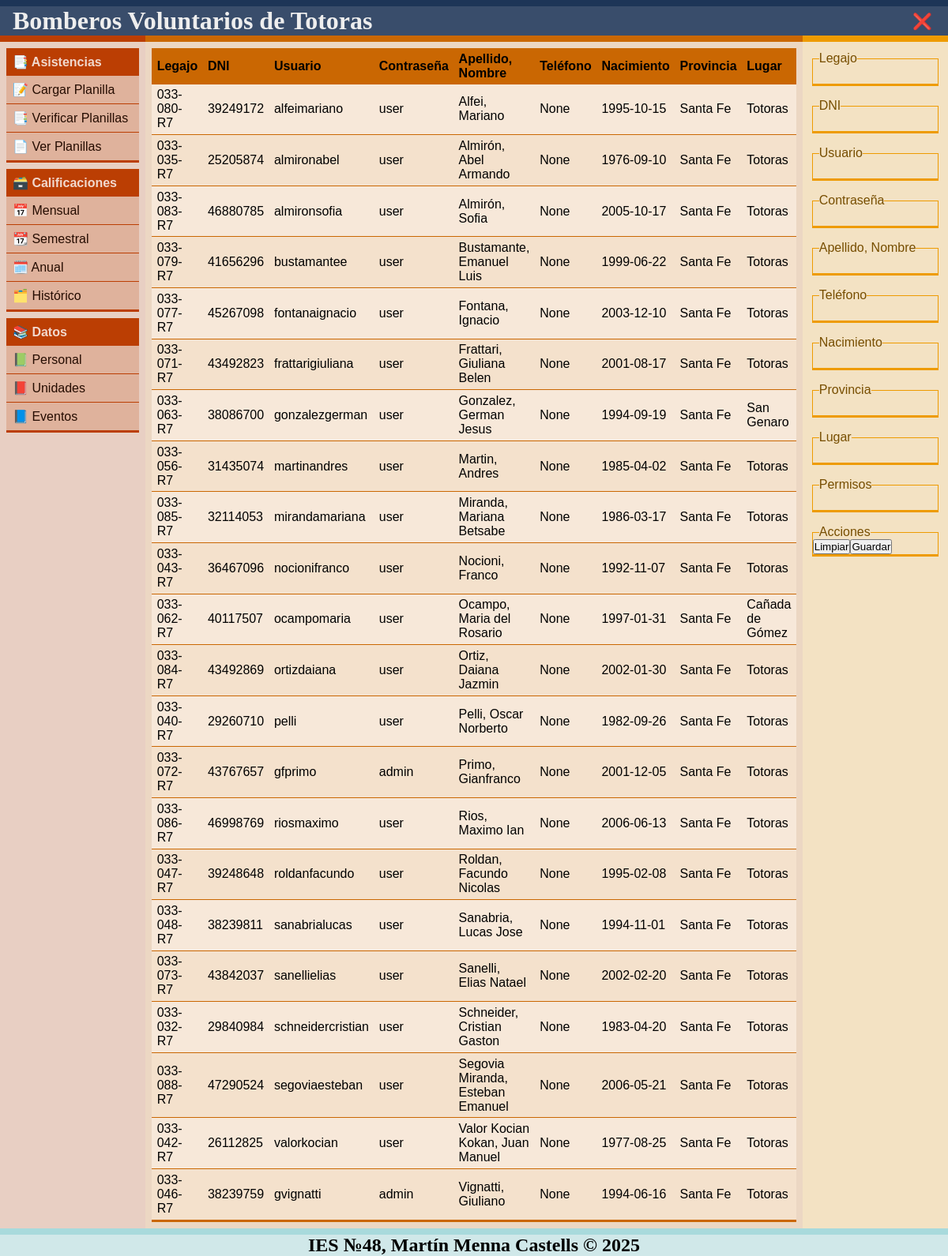
Page /personal/ (signed in) on the committed database.
### tables this page shows
CREATE TABLE personal (
    legajo           TEXT    PRIMARY KEY UNIQUE,
    dni              INTEGER NOT NULL UNIQUE,
    username         TEXT    NOT NULL UNIQUE,
    password         TEXT    NOT NULL,
    apellido_nombre  TEXT    NOT NULL,
    telefono         INTEGER,
    fecha_nacimiento TEXT    NOT NULL,
    provincia        TEXT    NOT NULL,
    lugar            TEXT    NOT NULL,
    permisos         INTEGER NOT NULL DEFAULT 0
);

### app/blueprints/bp_personal.py (the view)
@bp.route('/', methods=['GET'])
@Login_Required
def Personal():
    return render_template('datos/personal.html', personal=Bombero.Get_Bomberos())

### app/blueprints/bp_index.py (called while the page is built)
def Login_Required(f):
    @wraps(f)
    def decorated_function(*args, **kwargs):
        if 'user' not in session:
            return redirect(url_for('index.Index'))
        return f(*args, **kwargs)
    return decorated_function

### app/scripts/db.py (called while the page is built)
def Get_DB():
    if 'db' not in g:
        g.db = sqlite3.connect(
            DATABASE,
            detect_types=sqlite3.PARSE_DECLTYPES
        )
        g.db.row_factory = sqlite3.Row
    return g.db

def Close_DB(exception):
    db = g.pop('db', None)
    if db is not None:
        db.close()

### app/scripts/personal.py (called while the page is built)
    def Get_Bomberos():
        DB = Get_DB()
        bomberos_data = DB.execute(
            'SELECT * FROM personal ORDER BY apellido_nombre'
        ).fetchall()
        bomberos_list = []
        for bombero_data in bomberos_data:
            bombero = Bombero(
                legajo=bombero_data['legajo'],
                dni=bombero_data['dni'],
                username=bombero_data['username'],
                password=bombero_data['password'],
                apellido_nombre=bombero_data['apellido_nombre'],
                telefono=bombero_data['telefono'],
                fecha_nacimiento=bombero_data['fecha_nacimiento'],
                provincia=bombero_data['provincia'],
                lugar=bombero_data['lugar'],
                permisos=bombero_data['permisos']
            )
            bomberos_list.append(bombero)
        return bomberos_list

### app/templates/datos/personal.html (shortened to what this page needs)
{% extends 'base.html' %}
{% block head %}
    <link rel="stylesheet" href="{{ url_for('static', filename='datos.css') }}">
{% endblock %}
{% block center %}
    <table>
        <thead>
            <tr>
                <th>Legajo</th>
                <th>DNI</th>
                <th>Usuario</th>
                <th>Contraseña</th>
                <th>Apellido, Nombre</th>
                <th>Teléfono</th>
                <th>Nacimiento</th>
                <th>Provincia</th>
                <th>Lugar</th>
            </tr>
        </thead>
        <tbody>
            {% for Bombero in personal %}
                <tr onclick="tr_Seleccionar(this)">
                    <td>{{ Bombero.legajo }}</td>
                    <td>{{ Bombero.dni }}</td>
                    <td>{{ Bombero.username }}</td>
                    <td>{{ Bombero.password }}</td>
                    <td>{{ Bombero.apellido_nombre }}</td>
                    <td>{{ Bombero.telefono }}</td>
                    <td>{{ Bombero.fecha_nacimiento }}</td>
                    <td>{{ Bombero.provincia }}</td>
                    <td>{{ Bombero.lugar }}</td>
                </tr>
            {% endfor %}
        </tbody>
    </table>
{% endblock %}
{% block right %}
    <form id="abm" action="{{ url_for('personal.Subir') }}" method="post">
        <fieldset>
            <legend>Legajo</legend>
            <input type="text" name="legajo" value="" required>
        </fieldset>
        <fieldset>
            <legend>DNI</legend>
            <input type="text" name="dni" value="" required>
        </fieldset>
        <fieldset>
            <legend>Usuario</legend>
            <input type="text" name="username" value="" required>
        </fieldset>
        <fieldset>
            <legend>Contraseña</legend>
            <input type="text" name="password" value="" required>
        </fieldset>
        <fieldset>
            <legend>Apellido, Nombre</legend>
            <input type="text" name="apellido_nombre" value="" required>
        </fieldset>
        <fieldset>
            <legend>Teléfono</legend>
            <input type="text" name="telefono" value="" required>
        </fieldset>
        <fieldset>
            <legend>Nacimiento</legend>
            <input type="text" name="fecha_nacimiento" value="" required>
        </fieldset>
        <fieldset>
            <legend>Provincia</legend>
            <input type="text" name="provincia" value="" required>
        </fieldset>
        <fieldset>
            <legend>Lugar</legend>
            <input type="text" name="lugar" value="" required>
        </fieldset>
        <fieldset>
            <legend>Permisos</legend>
            <input type="text" name="permisos" value="" required>
        </fieldset>
        <fieldset>
            <legend>Acciones</legend>
            <button onclick="form_Limpiar()">
                <span>Limpiar</span>
            </button>
            <button type="submit">
                <span>Guardar</span>
            </button>
        </fieldset>
    </form>
{% endblock %}

### app/templates/base.html (shortened to what this page needs)
<!DOCTYPE html>
<html lang="en">
<head>
    <link rel="stylesheet" href="{{ url_for('static', filename='base.css') }}">
    {% block head %}
    {% endblock %}
</head>
<body>
    <div id="top">
        <h1><a href="{{ url_for('index.Index') }}">Bomberos Voluntarios de Totoras</a></h1>
        <form action="{{ url_for('index.Logout') }}" method="post">
            <input type="submit" value="❌">
        </form>
    </div>
    <div id="middle">
        <div id="left">
            <div id="nav">
                <details open>
                    <summary>📑 Asistencias</summary>
                    <a href="{{ url_for('asistencias.Index') }}">📝 Cargar Planilla</a>
                    <a href="{{ url_for('asistencias.Verificar_Planillas') }}">📑 Verificar Planillas</a>
                    <a href="{{ url_for('asistencias.Ver_Planillas') }}">📄 Ver Planillas</a>
                </details>
                <details open>
                    <summary>🗃️ Calificaciones</summary>
                    <a href="{{ url_for('calificaciones.Mensual') }}">📅 Mensual</a>
                    <a href="{{ url_for('calificaciones.Semestral') }}">📆 Semestral</a>
                    <a href="{{ url_for('calificaciones.Anual') }}">🗓️ Anual</a>
                    <a href="">🗂️ Histórico</a>
                </details>
                <details open>
                    <summary>📚 Datos</summary>
                    <a href="{{ url_for('personal.Personal') }}">📗 Personal</a>
                    <a href="{{ url_for('unidades.Unidades') }}">📕 Unidades</a>
                    <a href="{{ url_for('eventos.Eventos') }}">📘 Eventos</a>
                </details>
            </div>
        </div>
        <div id="center">
            {% block center %}{% endblock %}
        </div>
        <div id="right">
            {% block right %}{% endblock %}
        </div>
    </div>
    <div id="bottom">
        <h2>IES №48, Martín Menna Castells © 2025</h2>
    </div>
</body>
</html>

### app/static/base.css (style rules this page uses)
* { margin: 0; padding: 0; }
:root { --color-bg-body: #EEEEEEAA; --color-fg-top: #1D3557; --color-bg-top: #1D3557DD; --color-text-top: #EEE; --color-fg-middle: #AE2012; --color-bg-middle: #AE201277; --color-fg-bottom: #A8DADC; --color-bg-bottom: #A8DADC77; --color-fg-left: #BB3E03; --color-bg-left: #BB3E03; --color-fg-center: #CA6702; --color-bg-center: #CA6702; --color-fg-right: #EE9B00; --color-bg-right: #EE9B00; }
html { background-image: url(./logo.svg); background-repeat: no-repeat; background-position: center; background-size: 33%; }
body { background-color: var(--color-bg-body); display: grid; grid-template-columns: 1fr; grid-template-rows: auto 1fr auto; grid-template-areas: 'top' 'middle' 'bottom'; min-height: 100dvh; }
#middle { display: grid; grid-template-columns: 1fr 4fr 1fr; grid-template-areas: 'left center right'; }
#bottom { grid-area: bottom; border-top: 0.5rem solid var(--color-fg-bottom); background-color: var(--color-bg-bottom); text-align: center; }
#center { grid-area: center; border-top: 0.5rem solid var(--color-fg-center); background-color: color-mix(in srgb, var(--color-bg-center), transparent 80%); padding: 0.5rem; }

### rows in the picture
personal: legajo "033-080-R7", dni "39249172", username "alfeimariano", password "user", apellido_nombre "Alfei, Mariano", telefono "None", fecha_nacimiento "1995-10-15", provincia "Santa Fe", lugar "Totoras"
personal: legajo "033-035-R7", dni "25205874", username "almironabel", password "user", apellido_nombre "Almirón, Abel Armando", telefono "None", fecha_nacimiento "1976-09-10", provincia "Santa Fe", lugar "Totoras"
personal: legajo "033-083-R7", dni "46880785", username "almironsofia", password "user", apellido_nombre "Almirón, Sofia", telefono "None", fecha_nacimiento "2005-10-17", provincia "Santa Fe", lugar "Totoras"
personal: legajo "033-079-R7", dni "41656296", username "bustamantee", password "user", apellido_nombre "Bustamante, Emanuel Luis", telefono "None", fecha_nacimiento "1999-06-22", provincia "Santa Fe", lugar "Totoras"
personal: legajo "033-077-R7", dni "45267098", username "fontanaignacio", password "user", apellido_nombre "Fontana, Ignacio", telefono "None", fecha_nacimiento "2003-12-10", provincia "Santa Fe", lugar "Totoras"
personal: legajo "033-071-R7", dni "43492823", username "frattarigiuliana", password "user", apellido_nombre "Frattari, Giuliana Belen", telefono "None", fecha_nacimiento "2001-08-17", provincia "Santa Fe", lugar "Totoras"
personal: legajo "033-063-R7", dni "38086700", username "gonzalezgerman", password "user", apellido_nombre "Gonzalez, German Jesus", telefono "None", fecha_nacimiento "1994-09-19", provincia "Santa Fe", lugar "San Genaro"
personal: legajo "033-056-R7", dni "31435074", username "martinandres", password "user", apellido_nombre "Martin, Andres", telefono "None", fecha_nacimiento "1985-04-02", provincia "Santa Fe", lugar "Totoras"
personal: legajo "033-085-R7", dni "32114053", username "mirandamariana", password "user", apellido_nombre "Miranda, Mariana Betsabe", telefono "None", fecha_nacimiento "1986-03-17", provincia "Santa Fe", lugar "Totoras"
personal: legajo "033-043-R7", dni "36467096", username "nocionifranco", password "user", apellido_nombre "Nocioni, Franco", telefono "None", fecha_nacimiento "1992-11-07", provincia "Santa Fe", lugar "Totoras"
personal: legajo "033-062-R7", dni "40117507", username "ocampomaria", password "user", apellido_nombre "Ocampo, Maria del Rosario", telefono "None", fecha_nacimiento "1997-01-31", provincia "Santa Fe", lugar "Cañada de Gómez"
personal: legajo "033-084-R7", dni "43492869", username "ortizdaiana", password "user", apellido_nombre "Ortiz, Daiana Jazmin", telefono "None", fecha_nacimiento "2002-01-30", provincia "Santa Fe", lugar "Totoras"
personal: legajo "033-040-R7", dni "29260710", username "pelli", password "user", apellido_nombre "Pelli, Oscar Norberto", telefono "None", fecha_nacimiento "1982-09-26", provincia "Santa Fe", lugar "Totoras"
personal: legajo "033-072-R7", dni "43767657", username "gfprimo", password "admin", apellido_nombre "Primo, Gianfranco", telefono "None", fecha_nacimiento "2001-12-05", provincia "Santa Fe", lugar "Totoras"
personal: legajo "033-086-R7", dni "46998769", username "riosmaximo", password "user", apellido_nombre "Rios, Maximo Ian", telefono "None", fecha_nacimiento "2006-06-13", provincia "Santa Fe", lugar "Totoras"
personal: legajo "033-047-R7", dni "39248648", username "roldanfacundo", password "user", apellido_nombre "Roldan, Facundo Nicolas", telefono "None", fecha_nacimiento "1995-02-08", provincia "Santa Fe", lugar "Totoras"
personal: legajo "033-048-R7", dni "38239811", username "sanabrialucas", password "user", apellido_nombre "Sanabria, Lucas Jose", telefono "None", fecha_nacimiento "1994-11-01", provincia "Santa Fe", lugar "Totoras"
personal: legajo "033-073-R7", dni "43842037", username "sanellielias", password "user", apellido_nombre "Sanelli, Elias Natael", telefono "None", fecha_nacimiento "2002-02-20", provincia "Santa Fe", lugar "Totoras"
personal: legajo "033-032-R7", dni "29840984", username "schneidercristian", password "user", apellido_nombre "Schneider, Cristian Gaston", telefono "None", fecha_nacimiento "1983-04-20", provincia "Santa Fe", lugar "Totoras"
personal: legajo "033-088-R7", dni "47290524", username "segoviaesteban", password "user", apellido_nombre "Segovia Miranda, Esteban Emanuel", telefono "None", fecha_nacimiento "2006-05-21", provincia "Santa Fe", lugar "Totoras"
personal: legajo "033-042-R7", dni "26112825", username "valorkocian", password "user", apellido_nombre "Valor Kocian Kokan, Juan Manuel", telefono "None", fecha_nacimiento "1977-08-25", provincia "Santa Fe", lugar "Totoras"
personal: legajo "033-046-R7", dni "38239759", username "gvignatti", password "admin", apellido_nombre "Vignatti, Giuliano", telefono "None", fecha_nacimiento "1994-06-16", provincia "Santa Fe", lugar "Totoras"
